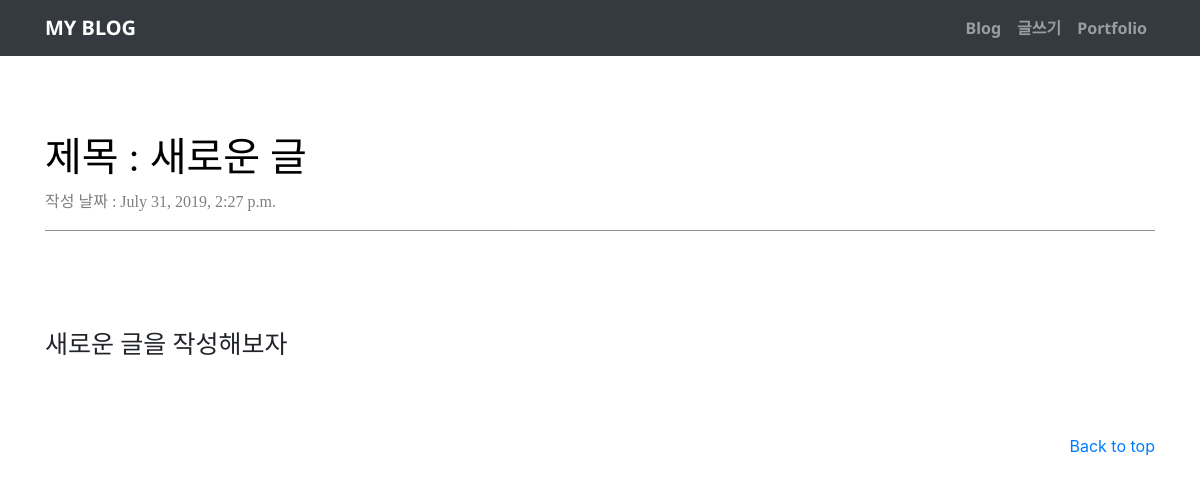
The page /blog/9/ on the database its author committed.
### blog/models.py (models this page shows, shortened)
class Blog(models.Model):
    title = models.CharField(max_length=200)
    pub_date = models.DateTimeField('date published')
    body = models.TextField()

### blog/views.py (the view)
# urls.py: path('<int:blog_id>/', views.detail, name="detail"),
def detail(request, blog_id):
    blog_detail = get_object_or_404(Blog, pk = blog_id)
    return render(request, 'detail.html', {'blog':blog_detail})

### blog/templates/detail.html (shortened to what this page needs)
<head>
</head>
<body>
{% extends 'base.html' %}
{% block content %}
<div id=post>
    <div id="title"><br><br><h1> 제목 : {{blog.title}} </h1></div>
    <div id="date"><p> 작성 날짜 : {{blog.pub_date}} </p></div>
    <div id="summary"><p><br><br>{{blog.body}} </p></div>
</div>
{% endblock %}

### blog/templates/detail.html (style rules this page uses)
#title { font-size: 26px; font-family: 'Noto Serif KR', serif; color: #000000; font-weight: bold; }
#date { font-family: 'Noto Serif KR', serif; font-size: 16px; font-weight: 300; color: hsl(0, 0%, 0%); opacity: .5; border-bottom: 1px solid #000000da; margin-bottom: 20px; }
#summary { width: calc(100%-40px); margin-left: auto; margin-right: auto; font-family: 'Noto Serif KR', serif; font-size: 25px; margin-bottom: 70px; margin-top: auto; }

### rows shown on the page
Blog: title "새로운 글", pub_date "July 31, 2019, 2:27 p.m.", body "새로운 글을 작성해보자"
